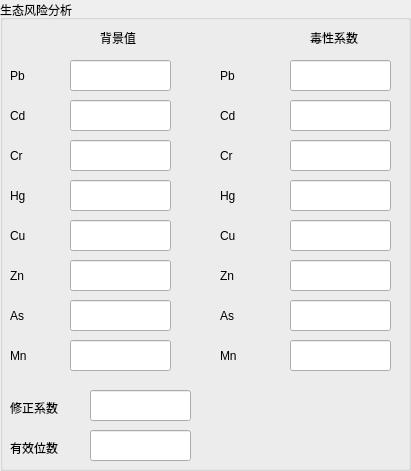
   <widget class="QGroupBox" name="groupBox">
    <property name="geometry">
     <rect>
      <x>20</x>
      <y>20</y>
      <width>411</width>
      <height>471</height>
     </rect>
    </property>
    <property name="title">
     <string>生态风险分析</string>
    </property>
    <widget class="QLabel" name="label_30">
     <property name="geometry">
      <rect>
       <x>10</x>
       <y>300</y>
       <width>61</width>
       <height>31</height>
      </rect>
     </property>
     <property name="text">
      <string>As</string>
     </property>
    </widget>
    <widget class="QLabel" name="label_17">
     <property name="geometry">
      <rect>
       <x>220</x>
       <y>100</y>
       <width>61</width>
       <height>31</height>
      </rect>
     </property>
     <property name="text">
      <string>Cd</string>
     </property>
    </widget>
    <widget class="QLabel" name="label_9">
     <property name="geometry">
      <rect>
       <x>10</x>
       <y>260</y>
       <width>61</width>
       <height>31</height>
      </rect>
     </property>
     <property name="text">
      <string>Zn</string>
     </property>
    </widget>
    <widget class="QLabel" name="label_18">
     <property name="geometry">
      <rect>
       <x>220</x>
       <y>220</y>
       <width>61</width>
       <height>31</height>
      </rect>
     </property>
     <property name="text">
      <string>Cu</string>
     </property>
    </widget>
    <widget class="QLabel" name="label_28">
     <property name="geometry">
      <rect>
       <x>220</x>
       <y>300</y>
       <width>61</width>
       <height>31</height>
      </rect>
     </property>
     <property name="text">
      <string>As</string>
     </property>
    </widget>
    <widget class="QLabel" name="label_7">
     <property name="geometry">
      <rect>
       <x>10</x>
       <y>180</y>
       <width>61</width>
       <height>31</height>
      </rect>
     </property>
     <property name="text">
      <string>Hg</string>
     </property>
    </widget>
    <widget class="QLabel" name="label_10">
     <property name="geometry">
      <rect>
       <x>220</x>
       <y>260</y>
       <width>61</width>
       <height>31</height>
      </rect>
     </property>
     <property name="text">
      <string>Zn</string>
     </property>
    </widget>
    <widget class="QLabel" name="label_4">
     <property name="geometry">
      <rect>
       <x>10</x>
       <y>140</y>
       <width>61</width>
       <height>31</height>
      </rect>
     </property>
     <property name="text">
      <string>Cr</string>
     </property>
    </widget>
    <widget class="QLabel" name="label_13">
     <property name="geometry">
      <rect>
       <x>220</x>
       <y>180</y>
       <width>61</width>
       <height>31</height>
      </rect>
     </property>
     <property name="text">
      <string>Hg</string>
     </property>
    </widget>
    <widget class="QLabel" name="label_11">
     <property name="geometry">
      <rect>
       <x>310</x>
       <y>30</y>
       <width>72</width>
       <height>15</height>
      </rect>
     </property>
     <property name="text">
      <string>毒性系数</string>
     </property>
    </widget>
    <widget class="QLabel" name="label_19">
     <property name="geometry">
      <rect>
       <x>10</x>
       <y>400</y>
       <width>72</width>
       <height>15</height>
      </rect>
     </property>
     <property name="text">
      <string>修正系数</string>
     </property>
    </widget>
    <widget class="QLabel" name="label_2">
     <property name="geometry">
      <rect>
       <x>10</x>
       <y>60</y>
       <width>61</width>
       <height>31</height>
      </rect>
     </property>
     <property name="text">
      <string>Pb</string>
     </property>
    </widget>
    <widget class="QLabel" name="label_3">
     <property name="geometry">
      <rect>
       <x>10</x>
       <y>100</y>
       <width>61</width>
       <height>31</height>
      </rect>
     </property>
     <property name="text">
      <string>Cd</string>
     </property>
    </widget>
    <widget class="QLabel" name="label">
     <property name="geometry">
      <rect>
       <x>100</x>
       <y>30</y>
       <width>72</width>
       <height>15</height>
      </rect>
     </property>
     <property name="text">
      <string>背景值</string>
     </property>
    </widget>
    <widget class="QLabel" name="label_8">
     <property name="geometry">
      <rect>
       <x>10</x>
       <y>220</y>
       <width>61</width>
       <height>31</height>
      </rect>
     </property>
     <property name="text">
      <string>Cu</string>
     </property>
    </widget>
    <widget class="QLabel" name="label_14">
     <property name="geometry">
      <rect>
       <x>220</x>
       <y>140</y>
       <width>61</width>
       <height>31</height>
      </rect>
     </property>
     <property name="text">
      <string>Cr</string>
     </property>
    </widget>
    <widget class="QLabel" name="label_12">
     <property name="geometry">
      <rect>
       <x>220</x>
       <y>60</y>
       <width>61</width>
       <height>31</height>
      </rect>
     </property>
     <property name="text">
      <string>Pb</string>
     </property>
    </widget>
    <widget class="QLabel" name="label_50">
     <property name="geometry">
      <rect>
       <x>10</x>
       <y>440</y>
       <width>72</width>
       <height>15</height>
      </rect>
     </property>
     <property name="text">
      <string>有效位数</string>
     </property>
    </widget>
    <widget class="QLabel" name="label_89">
     <property name="geometry">
      <rect>
       <x>10</x>
       <y>340</y>
       <width>61</width>
       <height>31</height>
      </rect>
     </property>
     <property name="text">
      <string>Mn</string>
     </property>
    </widget>
    <widget class="QLabel" name="label_90">
     <property name="geometry">
      <rect>
       <x>220</x>
       <y>340</y>
       <width>61</width>
       <height>31</height>
      </rect>
     </property>
     <property name="text">
      <string>Mn</string>
     </property>
    </widget>
    <widget class="QLineEdit" name="bg_mn">
     <property name="geometry">
      <rect>
       <x>70</x>
       <y>340</y>
       <width>101</width>
       <height>31</height>
      </rect>
     </property>
    </widget>
    <widget class="QLineEdit" name="bg_cd">
     <property name="geometry">
      <rect>
       <x>70</x>
       <y>100</y>
       <width>101</width>
       <height>31</height>
      </rect>
     </property>
    </widget>
    <widget class="QLineEdit" name="bg_cu">
     <property name="geometry">
      <rect>
       <x>70</x>
       <y>220</y>
       <width>101</width>
       <height>31</height>
      </rect>
     </property>
    </widget>
    <widget class="QLineEdit" name="bg_pb">
     <property name="geometry">
      <rect>
       <x>70</x>
       <y>60</y>
       <width>101</width>
       <height>31</height>
      </rect>
     </property>
    </widget>
    <widget class="QLineEdit" name="bg_cr">
     <property name="geometry">
      <rect>
       <x>70</x>
       <y>140</y>
       <width>101</width>
       <height>31</height>
      </rect>
     </property>
    </widget>
    <widget class="QLineEdit" name="bg_as">
     <property name="geometry">
      <rect>
       <x>70</x>
       <y>300</y>
       <width>101</width>
       <height>31</height>
      </rect>
     </property>
    </widget>
    <widget class="QLineEdit" name="bg_hg">
     <property name="geometry">
      <rect>
       <x>70</x>
       <y>180</y>
       <width>101</width>
       <height>31</height>
      </rect>
     </property>
    </widget>
    <widget class="QLineEdit" name="bg_zn">
     <property name="geometry">
      <rect>
       <x>70</x>
       <y>260</y>
       <width>101</width>
       <height>31</height>
      </rect>
     </property>
    </widget>
    <widget class="QLineEdit" name="t_cd">
     <property name="geometry">
      <rect>
       <x>290</x>
       <y>100</y>
       <width>101</width>
       <height>31</height>
      </rect>
     </property>
    </widget>
    <widget class="QLineEdit" name="t_cu">
     <property name="geometry">
      <rect>
       <x>290</x>
       <y>220</y>
       <width>101</width>
       <height>31</height>
      </rect>
     </property>
    </widget>
    <widget class="QLineEdit" name="t_pb">
     <property name="geometry">
      <rect>
       <x>290</x>
       <y>60</y>
       <width>101</width>
       <height>31</height>
      </rect>
     </property>
    </widget>
    <widget class="QLineEdit" name="t_cr">
     <property name="geometry">
      <rect>
       <x>290</x>
       <y>140</y>
       <width>101</width>
       <height>31</height>
      </rect>
     </property>
    </widget>
    <widget class="QLineEdit" name="t_as">
     <property name="geometry">
      <rect>
       <x>290</x>
       <y>300</y>
       <width>101</width>
       <height>31</height>
      </rect>
     </property>
    </widget>
    <widget class="QLineEdit" name="t_hg">
     <property name="geometry">
      <rect>
       <x>290</x>
       <y>180</y>
       <width>101</width>
       <height>31</height>
      </rect>
     </property>
    </widget>
    <widget class="QLineEdit" name="t_zn">
     <property name="geometry">
      <rect>
       <x>290</x>
       <y>260</y>
       <width>101</width>
       <height>31</height>
      </rect>
     </property>
    </widget>
    <widget class="QLineEdit" name="t_mn">
     <property name="geometry">
      <rect>
       <x>290</x>
       <y>340</y>
       <width>101</width>
       <height>31</height>
      </rect>
     </property>
    </widget>
    <widget class="QLineEdit" name="k">
     <property name="geometry">
      <rect>
       <x>90</x>
       <y>390</y>
       <width>101</width>
       <height>31</height>
      </rect>
     </property>
    </widget>
    <widget class="QLineEdit" name="decimals_pr">
     <property name="geometry">
      <rect>
       <x>90</x>
       <y>430</y>
       <width>101</width>
       <height>31</height>
      </rect>
     </property>
    </widget>
   </widget>
